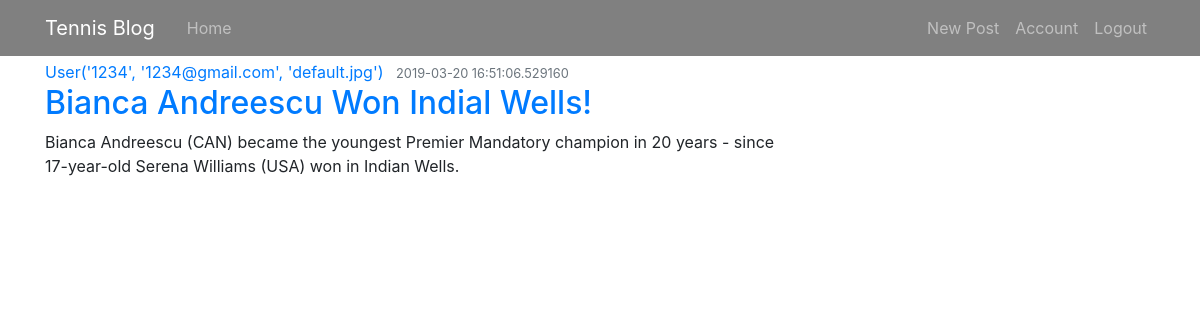
Screenshot of /home (signed in) with the database file from the repository.
### tennis_blog.py (models this page shows, shortened)
class Post(db.Model):
    id = db.Column(db.Integer, primary_key=True)
    title = db.Column(db.String(100), nullable=False)
    date_posted = db.Column(db.DateTime, nullable=False, default=datetime.utcnow)
    content = db.Column(db.Text, nullable=False)
    user_id = db.Column(db.Integer, db.ForeignKey('user.id'), nullable=False)

class User(db.Model, UserMixin):
    id = db.Column(db.Integer, primary_key=True)
    username = db.Column(db.String(20), unique=True, nullable=False)
    email = db.Column(db.String(120), unique=True, nullable=False)
    image_file = db.Column(db.String(20), nullable=False, default='default.jpg')
    password = db.Column(db.String(60), nullable=False)
    posts = db.relationship('Post', backref='author', lazy=True)
    def __repr__(self):
        return f"User('{self.username}', '{self.email}', '{self.image_file}')"

### tennis_blog.py (the view)
@app.route("/")
@app.route("/home")
def home():
    posts = Post.query.order_by(Post.date_posted.desc()).all()
    return render_template('home_page.html', posts=posts)

### tennis_blog.py (called while the page is built)
@login_manager.user_loader
def load_user(user_id):
    return User.query.get(int(user_id))

### templates/home_page.html
{% extends "position.html" %}
{% block content %}
    {% for post in posts %}
        <article class="media content-section">
          <div class="media-body">
            <div class="article-metadata">
              <a class="mr-2" href="#">{{ post.author }}</a>
              <small class="text-muted">{{ post.date_posted }}</small>
            </div>
            <h2><a class="article-title" href="#">{{ post.title }}</a></h2>
            <p class="article-content">{{ post.content }}</p>
          </div>
        </article>
    {% endfor %}
{% endblock  content %}

### rows the page displays
Post: author "User('1234', '1234@gmail.com', 'default.jpg')", date_posted "2019-03-20 16:51:06.529160", title "Bianca Andreescu Won Indial Wells!", content "Bianca Andreescu (CAN) became the youngest Premier Mandatory champion in 20 years - since 17-year-old Serena Williams (USA) won in Indian Wells."
